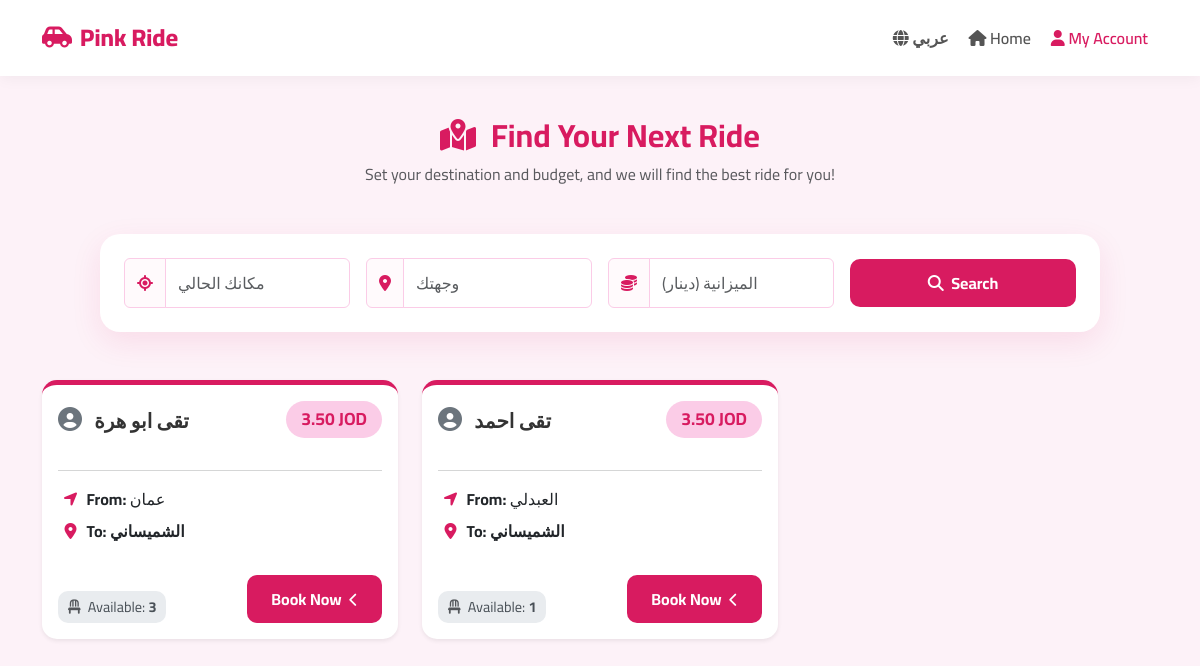
Page /search.php?lang=en on the committed database.
### tables this page shows
CREATE TABLE `rides` (
  `id` int(11) NOT NULL,
  `driver_id` int(11) NOT NULL,
  `start_point` varchar(255) NOT NULL,
  `destination` varchar(255) NOT NULL,
  `price` decimal(10,2) NOT NULL,
  `available_seats` int(11) NOT NULL,
  `status` varchar(50) NOT NULL
);

CREATE TABLE `users` (
  `id` int(11) NOT NULL,
  `full_name` varchar(255) NOT NULL,
  `email` varchar(255) NOT NULL,
  `PASSWORD` varchar(255) NOT NULL,
  `phone_number` varchar(20) NOT NULL,
  `dob` date NOT NULL,
  `role` enum('driver','passenger') NOT NULL,
  `profile_pic` varchar(255) NOT NULL DEFAULT 'default.png',
  `created_at` timestamp NOT NULL DEFAULT current_timestamp()
);

### lang.php (called while the page is built, shortened)
<?php
$lang = $_SESSION['lang'];
function __(string $key): string {
    global $translations, $lang;
    return $translations[$lang][$key] ?? $key;
}
?>

### search.php (the view, shortened to what this page needs)
<?php
require_once 'db_connect.php';
require_once 'lang.php';
$sql = "SELECT rides.*, users.full_name AS driver_name
        FROM rides
        JOIN users ON rides.driver_id = users.id
        WHERE rides.status = 'متاحة' AND rides.available_seats > 0";
$sql .= " ORDER BY rides.id DESC";
$stmt = $conn->prepare($sql);
$stmt->execute();
$result = $stmt->get_result();
?>
<!DOCTYPE html>
<html lang="<?php echo $lang; ?>" dir="<?php echo $lang == 'ar' ? 'rtl' : 'ltr'; ?>">
<head>
    <link href="https://cdn.jsdelivr.net/npm/bootstrap@5.3.0/dist/css/bootstrap.min.css" rel="stylesheet">
    <link rel="stylesheet" href="https://cdnjs.cloudflare.com/ajax/libs/font-awesome/6.4.0/css/all.min.css">
</head>
<body>
    <nav class="navbar navbar-expand-lg navbar-custom sticky-top">
        <div class="container">
            <a class="navbar-brand" href="index.php"><i class="fa-solid fa-car-side me-2"></i>Pink Ride</a>
            <div class="d-flex align-items-center">
                <a href="?lang=<?php echo $lang == 'ar' ? 'en' : 'ar'; ?>" class="nav-link fw-bold">
                    <i class="fa-solid fa-globe"></i> <?php echo $lang == 'ar' ? 'English' : 'عربي'; ?>
                </a>
                <a href="index.php" class="nav-link"><i class="fa-solid fa-house"></i> <?php echo __('home_page'); ?></a>
                <a href="profile.php" class="nav-link" style="color: #d81b60 !important;"><i class="fa-solid fa-user"></i> <?php echo __('my_account'); ?></a>
            </div>
        </div>
    </nav>
    <div class="container mb-5">
        <div class="text-center mb-5">
            <h2 class="fw-bold" style="color: #d81b60;"><i class="fa-solid fa-map-location-dot me-2"></i> <?php echo __('search_page_title'); ?></h2>
            <p class="text-muted"><?php echo __('search_page_subtitle'); ?></p>
        </div>
        <div class="card search-card p-4 mb-5 mx-auto" style="max-width: 1000px;">
          <form method="GET" action="" class="row g-3 align-items-center">
                <div class="col-md-6 col-lg-3">
                    <div class="input-group">
                        <span class="input-group-text"><i class="fa-solid fa-location-crosshairs"></i></span>
                        <input type="text" name="start_point" class="form-control" placeholder="مكانك الحالي" value="<?php echo isset($_GET['start_point']) ? htmlspecialchars($_GET['start_point']) : ''; ?>">
                    </div>
                </div>
                <div class="col-md-6 col-lg-3">
                    <div class="input-group">
                        <span class="input-group-text"><i class="fa-solid fa-location-dot"></i></span>
                        <input type="text" name="destination" class="form-control" placeholder="وجهتك" value="<?php echo isset($_GET['destination']) ? htmlspecialchars($_GET['destination']) : ''; ?>">
                    </div>
                </div>
                <div class="col-md-6 col-lg-3">
                    <div class="input-group">
                        <span class="input-group-text"><i class="fa-solid fa-coins"></i></span>
                        <input type="number" step="0.5" name="max_price" class="form-control" placeholder="الميزانية (دينار)" value="<?php echo isset($_GET['max_price']) ? htmlspecialchars($_GET['max_price']) : ''; ?>">
                    </div>
                </div>
                <div class="col-md-6 col-lg-3">
                    <button type="submit" class="btn btn-pink w-100"><i class="fa-solid fa-magnifying-glass me-1"></i> <?php echo __('search_btn'); ?></button>
                </div>
            </form>
        </div>
        <div class="row g-4">
            <?php if($result && $result->num_rows > 0): ?>
                <?php while ($row = $result->fetch_assoc()): ?>
                    <div class="col-lg-4 col-md-6">
                        <div class="card ride-card shadow-sm h-100 p-3">
                            <div class="d-flex justify-content-between align-items-center mb-3">
                                <h5 class="driver-name m-0"><i class="fa-solid fa-circle-user fs-4 me-2 text-secondary"></i> <?php echo htmlspecialchars($row['driver_name']); ?></h5>
                                <span class="price-tag"><?php echo htmlspecialchars($row['price']); ?> JOD</span>
                            </div>
                            <hr class="text-muted opacity-25">
                            <div class="mb-3">
                                <p class="mb-2"><i class="fa-solid fa-location-arrow icon-pink"></i> <strong><?php echo __('from'); ?>:</strong> <?php echo htmlspecialchars($row['start_point']); ?></p>
                                <p class="mb-0"><i class="fa-solid fa-location-dot icon-pink"></i> <strong><?php echo __('to'); ?>:</strong> <span class="text-dark fw-bold"><?php echo htmlspecialchars($row['destination']); ?></span></p>
                            </div>
                            <div class="d-flex justify-content-between align-items-end mt-auto pt-3">
                                <span class="seats-badge"><i class="fa-solid fa-chair text-muted me-1"></i> <?php echo __('available'); ?>: <strong><?php echo htmlspecialchars($row['available_seats']); ?></strong></span>
                                <?php if($row['available_seats'] <= 0): ?>
                                    <button class="btn btn-secondary" disabled><?php echo __('full_btn'); ?></button>
                                <?php else: ?>
                                    <a href="book.php?ride_id=<?php echo $row['id']; ?>" class="btn btn-pink px-4"><?php echo __('book_now_btn'); ?> <i class="fa-solid fa-chevron-left ms-1 small"></i></a>
                                <?php endif; ?>
                            </div>
                        </div>
                    </div>
                <?php endwhile; ?>
            <?php endif; ?>
        </div>
    </div>
</body>
</html>

### search.php (style rules this page uses)
body { font-family: 'Cairo', sans-serif; background-color: #fdf2f8; }
.navbar-custom { background-color: #ffffff; box-shadow: 0 2px 15px rgba(0,0,0,0.05 ); padding: 15px 0; margin-bottom: 40px; }
.navbar-brand { color: #d81b60 !important; font-weight: 800; font-size: 1.5rem; }
.nav-link { color: #555 !important; font-weight: 600; margin: 0 10px; }
.search-card { border: none; border-radius: 20px; box-shadow: 0 10px 30px rgba(216, 27, 96, 0.1); background: white; }
.form-control { padding: 12px; border: 1px solid #fbcce7; box-shadow: none !important; }
.input-group-text { background-color: #fffafc; color: #d81b60; border: 1px solid #fbcce7; }
.btn-pink { background-color: #d81b60; color: white; border: none; border-radius: 10px; font-weight: bold; padding: 12px; transition: 0.3s; }
.ride-card { border: none; border-radius: 15px; transition: all 0.3s ease; border-top: 5px solid #d81b60; background: white; }
.driver-name { color: #333; font-weight: 800; }
.icon-pink { color: #d81b60; width: 25px; text-align: center; }
.price-tag { background-color: #fbcce7; color: #d81b60; padding: 5px 15px; border-radius: 20px; font-weight: bold; font-size: 1.1rem; }
.seats-badge { background-color: #e9ecef; color: #495057; padding: 5px 10px; border-radius: 10px; font-size: 0.9rem; }

### rows in the picture
rides: users.full_name "تقى ابو هرة", price "3.50", start_point "عمان", destination "الشميساني", available_seats "3"
rides: users.full_name "تقى احمد", price "3.50", start_point "العبدلي", destination "الشميساني", available_seats "1"

### other values in the picture
__('home_page') "Home"
__('my_account') "My Account"
__('search_page_title') "Find Your Next Ride"
__('search_page_subtitle') "Set your destination and budget, and we will find the best ride for you!"
__('search_btn') "Search"
